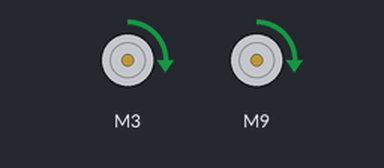
Bench run of a sketch on a simulated Arduino Uno, built with avr-gcc and run on an emulated ATmega328P. On the bench: 2 × DC motor (green arrow = forward, orange = backward, longer = faster).

Above: at 1.65 s.
At 10.01 s:
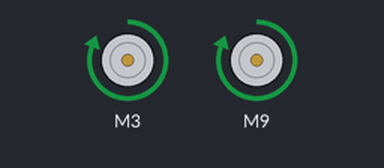
At 20.0 s:
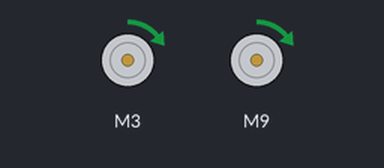
At 35.03 s:
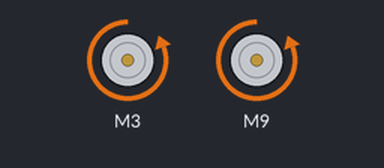
Timing chart, 0 to 40.0 s (numbered marks = the images above):
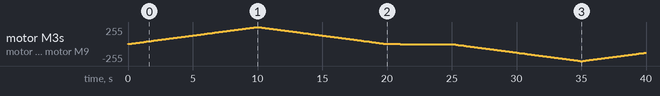

Measured:
- by itself, motor M3, motor M9: stopped → forward 2/255 at 0.00 s, → forward 5/255 0.10 s later, → forward 7/255 0.10 s later, → forward 10/255 0.10 s later, … (349 changes in this stretch)

The sketch:

soldrake_demo.ino
```cpp
// pins for motor driver X
#define RPWM_X 3 // define pin 3 for RPWM pin (output)
#define R_EN_X 4 // define pin 2 for R_EN pin (input)
#define R_IS_X 5 // define pin 5 for R_IS pin (output)

#define LPWM_X 6 // define pin 6 for LPWM pin (output)
#define L_EN_X 7 // define pin 7 for L_EN pin (input)
#define L_IS_X 8 // define pin 8 for L_IS pin (output)
// motor driver X pins end here

// pins for motor driver Y
#define RPWM_Y 9 // define pin 9 for RPWM pin (output)
#define R_EN_Y 10 // define pin 10 for R_EN pin (input)
#define R_IS_Y 12 // define pin 12 for R_IS pin (output)

#define LPWM_Y 11 // define pin 11 for LPWM pin (output)
#define L_EN_Y 2 // define pin 7 for L_EN pin (input)
#define L_IS_Y 13 // define pin 8 for L_IS pin (output)
// motor driver Y pins end here

#define CW 1 //
#define CCW 0 //
#define debug 1 //

#include <RobojaxBTS7960.h>
RobojaxBTS7960 motorX(R_EN_X,RPWM_X,R_IS_X, L_EN_X,LPWM_X,L_IS_X,debug);//define motor 1 object
RobojaxBTS7960 motorY(R_EN_Y,RPWM_Y,R_IS_Y, L_EN_Y,LPWM_Y,L_IS_Y,debug);//define motor 2 object and the same way for other motors


void setup() {
  // put your setup code here, to run once:
   Serial.begin(9600);// setup Serial Monitor to display information

   motorX.begin();
   motorY.begin();

}

void loop() {
  for (int i=1; i<=100;i++){
  motorX.rotate(i,CW);
  motorY.rotate(i,CW);
  delay(100);
  }
  for (int i=100; i>=1;i--){
  motorX.rotate(i,CW);
  motorY.rotate(i,CW);
  delay(100);
  }
  delay(1000);
  motorX.stop();
  motorY.stop();
  delay(4000);

  for (int j=1; j<=100;j++){
  motorX.rotate(j,CCW);
  motorY.rotate(j,CCW);
  delay(100);
  }
  for (int j=100; j>=1;j--){
  motorX.rotate(j,CCW);
  motorY.rotate(j,CCW);
  delay(100);
  }
  delay(1000);
  motorX.stop();
  motorY.stop();
  delay(4000);
  // put your main code here, to run repeatedly:

}
```
